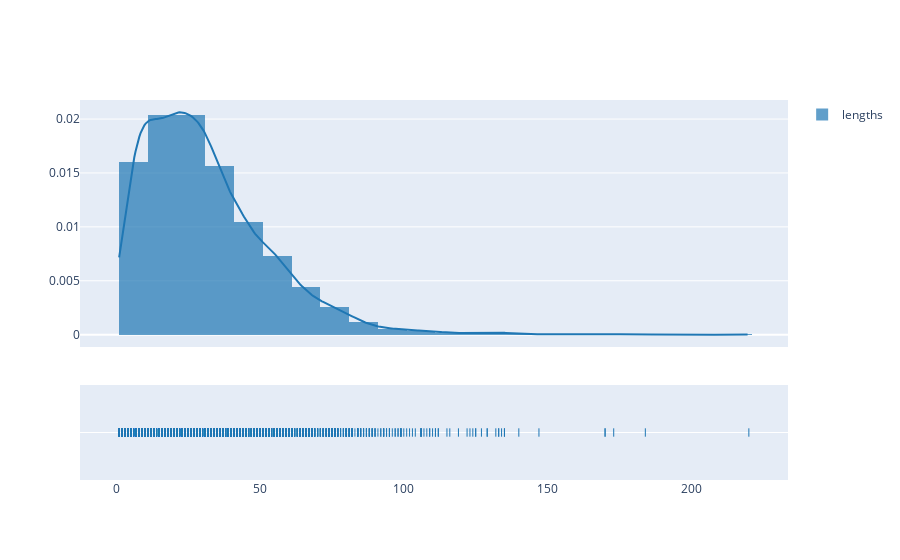

The notebook cell this image was saved under:
### Code cell
# we will use figure factory to create distplot of lengths column
import plotly.figure_factory as ff

# create figure
fig = ff.create_distplot([df['lengths']], group_labels=['lengths'], bin_size=10)
# TODO see if you can use different colors KDE and histogram
# show figure
fig.show()

### Figure 1 — Plotly figure (JSON) as saved in the notebook; plotly's stock layout.template omitted (floating-point values rounded to 4 significant figures; data arrays with more than 128 entries replaced by an {"elided": "..."} marker saying what was removed)
{"data": [{"autobinx": false, "histnorm": "probability density", "legendgroup": "lengths", "marker": {"color": "rgb(31, 119, 180)"}, "name": "lengths", "opacity": 0.7, "type": "histogram", "x": {"elided": "4088 int values"}, "xaxis": "x", "xbins": {"end": 220, "size": 10, "start": 1}, "yaxis": "y"}, {"legendgroup": "lengths", "marker": {"color": "rgb(31, 119, 180)"}, "mode": "lines", "name": "lengths", "showlegend": false, "type": "scatter", "x": {"elided": "500 float values"}, "xaxis": "x", "y": {"elided": "500 float values"}, "yaxis": "y"}, {"legendgroup": "lengths", "marker": {"color": "rgb(31, 119, 180)", "symbol": "line-ns-open"}, "mode": "markers", "name": "lengths", "showlegend": false, "type": "scatter", "x": {"elided": "4088 int values"}, "xaxis": "x", "y": {"elided": "4088 str values"}, "yaxis": "y2"}], "layout": {"barmode": "overlay", "hovermode": "closest", "legend": {"traceorder": "reversed"}, "xaxis": {"anchor": "y2", "domain": [0, 1], "zeroline": false}, "yaxis": {"anchor": "free", "domain": [0.35, 1], "position": 0}, "yaxis2": {"anchor": "x", "domain": [0, 0.25], "dtick": 1, "showticklabels": false}}}
